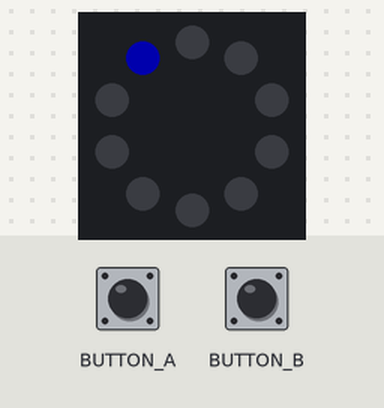
Simulated run of this program. Board: Circuit Playground running CircuitPython. Parts: the board's ring of 10 RGB LEDs (number 0 left of the top, counting anticlockwise). The inputs (shaded band) are chosen by the test bench. Dim RGB values are drawn brighter than linear.

Above: at 1.2 s.
1.3 s: button A pressed for 1 s
At 2.9 s:
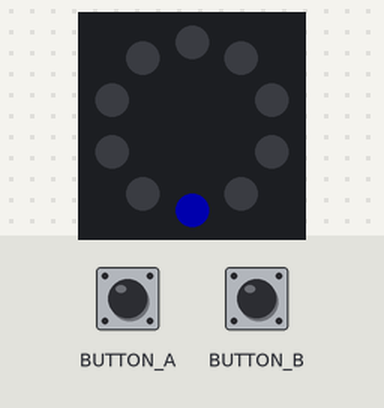
3.8 s: button A pressed for 0.15 s
At 4.7 s:
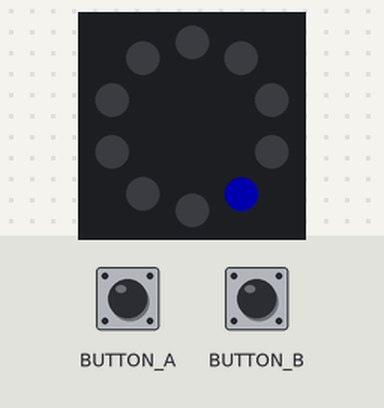
Timing chart, 0 to 6.8 s (numbered marks = the images above; inputs shaded):
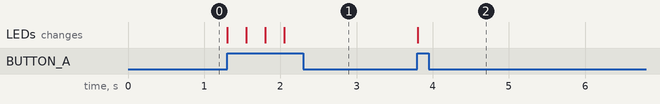

Measured:
- after the input at 1.3 s, the LEDs: first change at once (image 1 shows a later state)
- after the input at 3.8 s, the LEDs: change at once (image 2)

The program:

code.py
```python
import time
import audioio
import board
import digitalio
import neopixel
import os

pixels = neopixel.NeoPixel(board.NEOPIXEL, 10, auto_write=False, brightness = 0.2)
buttonA = digitalio.DigitalInOut(board.BUTTON_A)
buttonA.direction = digitalio.Direction.INPUT
buttonA.pull = digitalio.Pull.DOWN
buttonB = digitalio.DigitalInOut(board.BUTTON_B)
buttonB.direction = digitalio.Direction.INPUT
buttonB.pull = digitalio.Pull.DOWN
selection = 0 # Current song selection
pixels[selection] = (0, 0, 255)
pixels.show()
''' This is commented out until all songs are loaded in
songs = [song for song in os.listdir('songs/') if song.endswith('.wav')]
waves = []
for song in songs:
    wave_file = open(song, "rb")
    waves.append(audioio.WaveFile(wave_file))
'''
audio = audioio.AudioOut(board.A0)

while True:
    # Adjust song selection when button is pressed
    if buttonA.value:
        pixels[selection] = (0,0,0)
        selection += 1
        if(selection>9):
            selection = 0
        pixels[selection] = (0, 0, 255)
        pixels.show()
        time.sleep(0.25)
    if buttonB.value:
        #audio.play(waves[selection])
        continue
```
